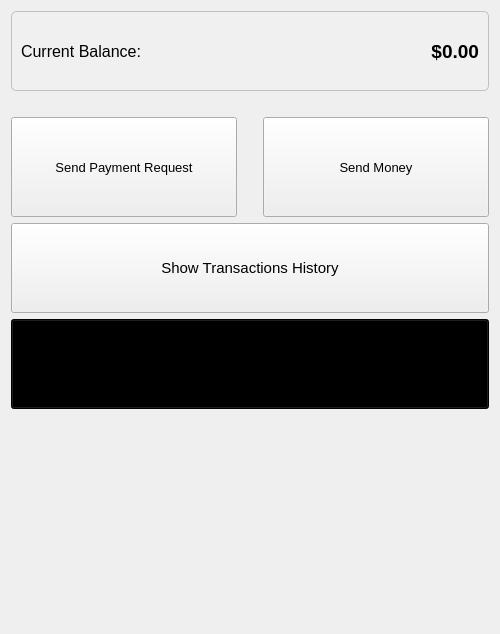
<?xml version="1.0" encoding="UTF-8"?>
<ui version="4.0">
 <class>HomePage</class>
 <widget class="QWidget" name="HomePage">
  <property name="geometry">
   <rect>
    <x>0</x>
    <y>0</y>
    <width>500</width>
    <height>634</height>
   </rect>
  </property>
  <property name="acceptDrops">
   <bool>false</bool>
  </property>
  <property name="windowTitle">
   <string>Home</string>
  </property>
  <property name="autoFillBackground">
   <bool>true</bool>
  </property>
  <property name="styleSheet">
   <string notr="true">backgroundColor: rgb(255, 255, 255)</string>
  </property>
  <layout class="QVBoxLayout" name="verticalLayout_2">
   <item>
    <widget class="QFrame" name="frameBalanceCard">
     <property name="minimumSize">
      <size>
       <width>0</width>
       <height>80</height>
      </size>
     </property>
     <property name="styleSheet">
      <string notr="true">QFrame#frameBalanceCard {
    border: 1px solid #c0c0c0;
    border-radius: 5px;
    background-color: #f0f0f0;
}</string>
     </property>
     <property name="frameShape">
      <enum>QFrame::Shape::StyledPanel</enum>
     </property>
     <property name="frameShadow">
      <enum>QFrame::Shadow::Raised</enum>
     </property>
     <layout class="QHBoxLayout" name="horizontalLayout_2">
      <item>
       <widget class="QLabel" name="labelBalanceText">
        <property name="font">
         <font>
          <pointsize>12</pointsize>
         </font>
        </property>
        <property name="text">
         <string>Current Balance:</string>
        </property>
       </widget>
      </item>
      <item>
       <widget class="QLabel" name="labelBalanceAmount">
        <property name="font">
         <font>
          <pointsize>14</pointsize>
          <bold>true</bold>
         </font>
        </property>
        <property name="text">
         <string>$0.00</string>
        </property>
        <property name="alignment">
         <set>Qt::AlignmentFlag::AlignRight|Qt::AlignmentFlag::AlignTrailing|Qt::AlignmentFlag::AlignVCenter</set>
        </property>
       </widget>
      </item>
     </layout>
    </widget>
   </item>
   <item>
    <spacer name="verticalSpacer_2">
     <property name="orientation">
      <enum>Qt::Orientation::Vertical</enum>
     </property>
     <property name="sizeType">
      <enum>QSizePolicy::Policy::Fixed</enum>
     </property>
     <property name="sizeHint" stdset="0">
      <size>
       <width>20</width>
       <height>20</height>
      </size>
     </property>
    </spacer>
   </item>
   <item>
    <layout class="QHBoxLayout" name="horizontalLayout">
     <item>
      <widget class="QPushButton" name="pushButtonSendPaymentRequest">
       <property name="minimumSize">
        <size>
         <width>150</width>
         <height>100</height>
        </size>
       </property>
       <property name="font">
        <font>
         <pointsize>10</pointsize>
        </font>
       </property>
       <property name="autoFillBackground">
        <bool>true</bool>
       </property>
       <property name="styleSheet">
        <string notr="true"/>
       </property>
       <property name="text">
        <string>Send Payment Request</string>
       </property>
      </widget>
     </item>
     <item>
      <spacer name="horizontalSpacer">
       <property name="orientation">
        <enum>Qt::Orientation::Horizontal</enum>
       </property>
       <property name="sizeType">
        <enum>QSizePolicy::Policy::Fixed</enum>
       </property>
       <property name="sizeHint" stdset="0">
        <size>
         <width>20</width>
         <height>20</height>
        </size>
       </property>
      </spacer>
     </item>
     <item>
      <widget class="QPushButton" name="pushButtonSendMoney">
       <property name="minimumSize">
        <size>
         <width>150</width>
         <height>100</height>
        </size>
       </property>
       <property name="font">
        <font>
         <pointsize>10</pointsize>
        </font>
       </property>
       <property name="styleSheet">
        <string notr="true"/>
       </property>
       <property name="text">
        <string>Send Money</string>
       </property>
      </widget>
     </item>
    </layout>
   </item>
   <item>
    <widget class="QPushButton" name="pushButtonShowTransactions">
     <property name="sizePolicy">
      <sizepolicy hsizetype="MinimumExpanding" vsizetype="Fixed">
       <horstretch>0</horstretch>
       <verstretch>0</verstretch>
      </sizepolicy>
     </property>
     <property name="minimumSize">
      <size>
       <width>0</width>
       <height>90</height>
      </size>
     </property>
     <property name="font">
      <font>
       <pointsize>11</pointsize>
      </font>
     </property>
     <property name="text">
      <string>Show Transactions History</string>
     </property>
    </widget>
   </item>
   <item>
    <widget class="QPushButton" name="pushButtonAdmin">
     <property name="sizePolicy">
      <sizepolicy hsizetype="MinimumExpanding" vsizetype="Fixed">
       <horstretch>0</horstretch>
       <verstretch>0</verstretch>
      </sizepolicy>
     </property>
     <property name="minimumSize">
      <size>
       <width>0</width>
       <height>90</height>
      </size>
     </property>
     <property name="font">
      <font>
       <pointsize>11</pointsize>
      </font>
     </property>
     <property name="styleSheet">
      <string notr="true">background-color: #000000;</string>
     </property>
     <property name="text">
      <string>Admin Panel</string>
     </property>
    </widget>
   </item>
   <item>
    <spacer name="verticalSpacer">
     <property name="orientation">
      <enum>Qt::Orientation::Vertical</enum>
     </property>
     <property name="sizeHint" stdset="0">
      <size>
       <width>20</width>
       <height>40</height>
      </size>
     </property>
    </spacer>
   </item>
  </layout>
 </widget>
 <resources/>
 <connections/>
</ui>
